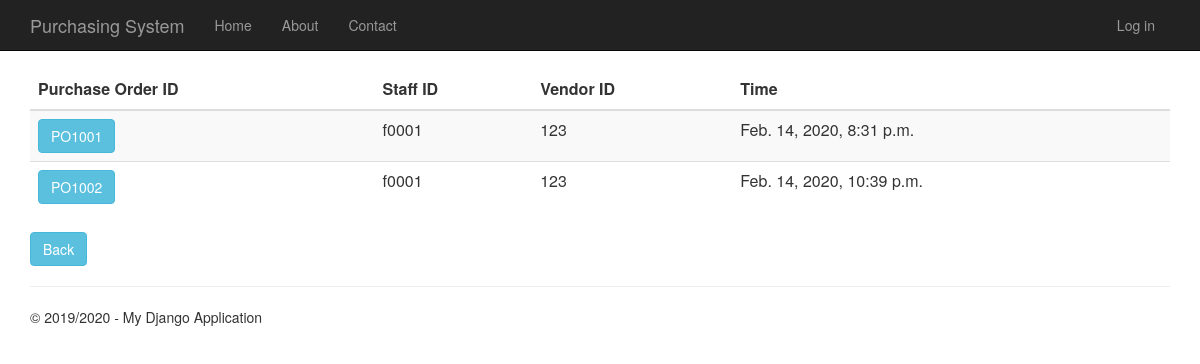
Screenshot of /purchaseorderhistory with the database file from the repository.
### PurchaseOrder/models.py (models this page shows, shortened)
class PurchaseOrder(models.Model):
    purchase_order_id = models.CharField(primary_key=True, max_length=10)
    shipping_instructions = models.TextField()
    time_created = models.DateTimeField()
    description = models.TextField(null=True,default=None, blank=True)
    total_price = models.DecimalField(max_digits=10, decimal_places=2, default=Decimal('0.00'))
    person_id = models.ForeignKey(Person)
    vendor_id = models.ForeignKey(Vendor)
    quotation_id = models.OneToOneField(Quotation)

### app/models.py (models this page shows, shortened)
class Person(models.Model):
    user_id = models.OneToOneField(User)
    person_id = models.CharField(primary_key=True, max_length=10)
    person_name = models.TextField()
    person_address = models.TextField()
    person_phone_number = models.TextField()
    person_role = models.TextField(default = 'EMPLOYEE')

class Vendor(models.Model):
    vendor_id = models.CharField(primary_key=True, max_length=10)
    vendor_name = models.TextField()
    vendor_phone_number = models.TextField()
    vendor_address = models.TextField()
    vendor_email = models.TextField()
    def __str__(self):
        return str(self.vendor_id)

### PurchaseOrder/views.py (the view)
# urls.py: url(r'^purchaseorderhistory', PurchaseOrder.views.purchaseorderhistory, name="purchase_order_history"),
def purchaseorderhistory(request):
    purchase_orders = PurchaseOrder.objects.all()
    context = {
            'title':'Purchase Order History',
            'rows':purchase_orders,
            'year':'2019/2020'
        }
    return render(request,'PurchaseOrder/purchaseorderhistory.html',context)

### PurchaseOrder/templates/PurchaseOrder/purchaseorderhistory.html
{% extends "app/layout.html" %}
{% block content %}
<div class="purcahseorderhistory margintop" >
    <form action="purchaseorderhistorydetails" method="GET">
        <table class="table table-striped margintop">
          <thead>
            <tr>
              <th scope="col" class="fontlabel">Purchase Order ID</th>
              <th scope="col" class="fontlabel">Staff ID</th>
              <th scope="col" class="fontlabel">Vendor ID</th>
              <th scope="col" class="fontlabel">Time</th>
            </tr>
          </thead>
          <tbody>
              {% for r in rows %}
            <tr>
                 <td><button type="submit" name="po_id" value="{{r.purchase_order_id}}" class="btn btn-info" >{{r.purchase_order_id}}</button></td>
                 <td>{{r.person_id.person_id}}</td>
                 <td>{{r.vendor_id}}</td>
                 <td>{{r.time_created}}</td>
            </tr>
              {% endfor %}
          </tbody>
        </table>
    </form>
    <form action="menu">
        <div class="margintop">
            <button type="submit" class="btn btn-info" >Back</button>
        </div>
    </form>
</div>
{% endblock %}

### app/static/app/content/site.css (style rules this page uses)
body { padding-top: 50px; padding-bottom: 20px; }

### rows the page displays
PurchaseOrder: purchase_order_id "PO1001", person_id.person_id "f0001", vendor_id "123", time_created "Feb. 14, 2020, 8:31 p.m."
PurchaseOrder: purchase_order_id "PO1002", person_id.person_id "f0001", vendor_id "123", time_created "Feb. 14, 2020, 10:39 p.m."

### other values shown
{{ year }} "2019/2020"
